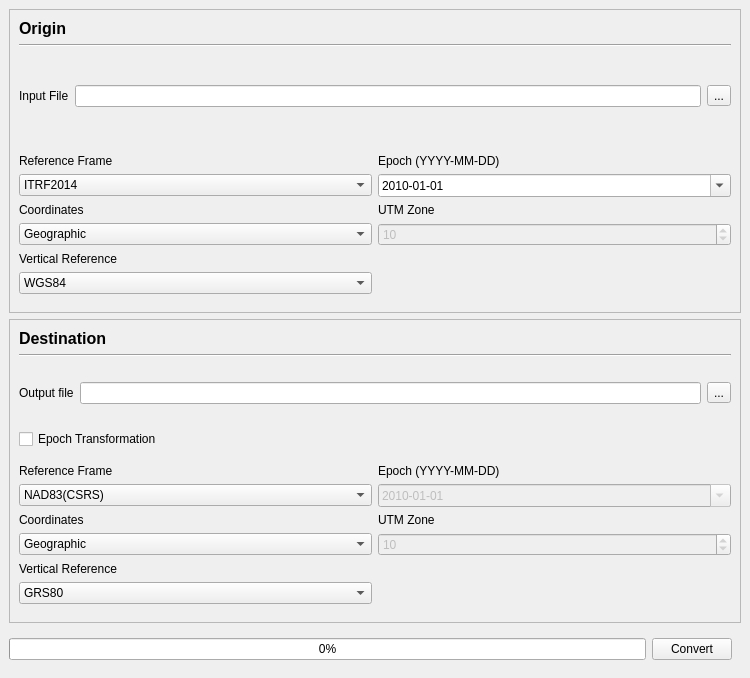
<?xml version="1.0" encoding="UTF-8"?>
<ui version="4.0">
 <class>MainWindow</class>
 <widget class="QMainWindow" name="MainWindow">
  <property name="geometry">
   <rect>
    <x>0</x>
    <y>0</y>
    <width>750</width>
    <height>678</height>
   </rect>
  </property>
  <property name="windowTitle">
   <string>LAS TRX</string>
  </property>
  <widget class="QWidget" name="centralwidget">
   <layout class="QVBoxLayout" name="verticalLayout">
    <item>
     <widget class="QFrame" name="frame_input">
      <property name="frameShape">
       <enum>QFrame::StyledPanel</enum>
      </property>
      <property name="frameShadow">
       <enum>QFrame::Raised</enum>
      </property>
      <layout class="QVBoxLayout" name="verticalLayout_5">
       <item>
        <widget class="QLabel" name="label_input">
         <property name="sizePolicy">
          <sizepolicy hsizetype="Preferred" vsizetype="Fixed">
           <horstretch>0</horstretch>
           <verstretch>0</verstretch>
          </sizepolicy>
         </property>
         <property name="font">
          <font>
           <pointsize>12</pointsize>
           <weight>75</weight>
           <bold>true</bold>
          </font>
         </property>
         <property name="text">
          <string>Origin</string>
         </property>
        </widget>
       </item>
       <item>
        <widget class="Line" name="line_input">
         <property name="orientation">
          <enum>Qt::Horizontal</enum>
         </property>
        </widget>
       </item>
       <item>
        <widget class="QWidget" name="widget_input_file" native="true">
         <layout class="QHBoxLayout" name="horizontalLayout">
          <property name="leftMargin">
           <number>0</number>
          </property>
          <property name="rightMargin">
           <number>0</number>
          </property>
          <item>
           <widget class="QLabel" name="label_input_file">
            <property name="text">
             <string>Input File</string>
            </property>
            <property name="buddy">
             <cstring>lineEdit_input_file</cstring>
            </property>
           </widget>
          </item>
          <item>
           <widget class="QLineEdit" name="lineEdit_input_file"/>
          </item>
          <item>
           <widget class="QToolButton" name="toolButton_input_file">
            <property name="text">
             <string>...</string>
            </property>
           </widget>
          </item>
         </layout>
        </widget>
       </item>
       <item>
        <widget class="QWidget" name="widget_input_options" native="true">
         <layout class="QGridLayout" name="gridLayout">
          <property name="leftMargin">
           <number>0</number>
          </property>
          <property name="rightMargin">
           <number>0</number>
          </property>
          <item row="5" column="1">
           <widget class="QSpinBox" name="spinBox_input_utm_zone">
            <property name="enabled">
             <bool>false</bool>
            </property>
            <property name="minimum">
             <number>7</number>
            </property>
            <property name="maximum">
             <number>22</number>
            </property>
            <property name="value">
             <number>10</number>
            </property>
           </widget>
          </item>
          <item row="5" column="0">
           <widget class="QComboBox" name="comboBox_input_coordinates">
            <item>
             <property name="text">
              <string>Geographic</string>
             </property>
            </item>
            <item>
             <property name="text">
              <string>Cartesian</string>
             </property>
            </item>
            <item>
             <property name="text">
              <string>UTM</string>
             </property>
            </item>
           </widget>
          </item>
          <item row="1" column="0">
           <widget class="QComboBox" name="comboBox_input_reference">
            <property name="currentIndex">
             <number>1</number>
            </property>
            <item>
             <property name="text">
              <string>NAD83(CSRS)</string>
             </property>
            </item>
            <item>
             <property name="text">
              <string>ITRF2014</string>
             </property>
            </item>
            <item>
             <property name="text">
              <string>ITRF2008</string>
             </property>
            </item>
            <item>
             <property name="text">
              <string>ITRF2005</string>
             </property>
            </item>
            <item>
             <property name="text">
              <string>ITRF2000</string>
             </property>
            </item>
            <item>
             <property name="text">
              <string>ITRF97</string>
             </property>
            </item>
            <item>
             <property name="text">
              <string>ITRF96</string>
             </property>
            </item>
            <item>
             <property name="text">
              <string>ITRF94</string>
             </property>
            </item>
            <item>
             <property name="text">
              <string>ITRF93</string>
             </property>
            </item>
            <item>
             <property name="text">
              <string>ITRF92</string>
             </property>
            </item>
            <item>
             <property name="text">
              <string>ITRF91</string>
             </property>
            </item>
            <item>
             <property name="text">
              <string>ITRF90</string>
             </property>
            </item>
            <item>
             <property name="text">
              <string>ITRF89</string>
             </property>
            </item>
            <item>
             <property name="text">
              <string>ITRF88</string>
             </property>
            </item>
           </widget>
          </item>
          <item row="1" column="1">
           <widget class="QDateEdit" name="dateEdit_input_epoch">
            <property name="time">
             <time>
              <hour>16</hour>
              <minute>0</minute>
              <second>0</second>
             </time>
            </property>
            <property name="maximumDateTime">
             <datetime>
              <hour>7</hour>
              <minute>59</minute>
              <second>59</second>
              <year>9998</year>
              <month>1</month>
              <day>3</day>
             </datetime>
            </property>
            <property name="displayFormat">
             <string notr="true">yyyy-MM-dd</string>
            </property>
            <property name="calendarPopup">
             <bool>true</bool>
            </property>
            <property name="timeSpec">
             <enum>Qt::UTC</enum>
            </property>
            <property name="date">
             <date>
              <year>2010</year>
              <month>1</month>
              <day>1</day>
             </date>
            </property>
           </widget>
          </item>
          <item row="0" column="0">
           <widget class="QLabel" name="label_input_reference">
            <property name="text">
             <string>Reference Frame</string>
            </property>
            <property name="buddy">
             <cstring>comboBox_input_reference</cstring>
            </property>
           </widget>
          </item>
          <item row="3" column="1">
           <widget class="QLabel" name="label_input_utm_zone">
            <property name="text">
             <string>UTM Zone</string>
            </property>
            <property name="buddy">
             <cstring>spinBox_input_utm_zone</cstring>
            </property>
           </widget>
          </item>
          <item row="3" column="0">
           <widget class="QLabel" name="label_input_coordinates">
            <property name="text">
             <string>Coordinates</string>
            </property>
            <property name="buddy">
             <cstring>comboBox_input_coordinates</cstring>
            </property>
           </widget>
          </item>
          <item row="0" column="1">
           <widget class="QLabel" name="label_input_epoch">
            <property name="text">
             <string>Epoch (YYYY-MM-DD)</string>
            </property>
            <property name="buddy">
             <cstring>dateEdit_input_epoch</cstring>
            </property>
           </widget>
          </item>
          <item row="6" column="0">
           <widget class="QLabel" name="label_input_vertical_reference">
            <property name="text">
             <string>Vertical Reference</string>
            </property>
            <property name="buddy">
             <cstring>comboBox_input_vertical_reference</cstring>
            </property>
           </widget>
          </item>
          <item row="7" column="0">
           <widget class="QComboBox" name="comboBox_input_vertical_reference">
            <item>
             <property name="text">
              <string>WGS84</string>
             </property>
            </item>
           </widget>
          </item>
         </layout>
        </widget>
       </item>
      </layout>
     </widget>
    </item>
    <item>
     <widget class="QFrame" name="frame_output">
      <property name="frameShape">
       <enum>QFrame::StyledPanel</enum>
      </property>
      <property name="frameShadow">
       <enum>QFrame::Raised</enum>
      </property>
      <layout class="QVBoxLayout" name="verticalLayout_6">
       <item>
        <widget class="QLabel" name="label_output">
         <property name="sizePolicy">
          <sizepolicy hsizetype="Preferred" vsizetype="Fixed">
           <horstretch>0</horstretch>
           <verstretch>0</verstretch>
          </sizepolicy>
         </property>
         <property name="font">
          <font>
           <pointsize>12</pointsize>
           <weight>75</weight>
           <bold>true</bold>
          </font>
         </property>
         <property name="text">
          <string>Destination</string>
         </property>
        </widget>
       </item>
       <item>
        <widget class="Line" name="line_output">
         <property name="orientation">
          <enum>Qt::Horizontal</enum>
         </property>
        </widget>
       </item>
       <item>
        <widget class="QWidget" name="widget_output_file" native="true">
         <layout class="QHBoxLayout" name="horizontalLayout_2">
          <property name="leftMargin">
           <number>0</number>
          </property>
          <property name="rightMargin">
           <number>0</number>
          </property>
          <item>
           <widget class="QLabel" name="label_output_file">
            <property name="text">
             <string>Output file</string>
            </property>
            <property name="buddy">
             <cstring>lineEdit_output_file</cstring>
            </property>
           </widget>
          </item>
          <item>
           <widget class="QLineEdit" name="lineEdit_output_file"/>
          </item>
          <item>
           <widget class="QToolButton" name="toolButton_output_file">
            <property name="text">
             <string>...</string>
            </property>
           </widget>
          </item>
         </layout>
        </widget>
       </item>
       <item>
        <widget class="QCheckBox" name="checkBox_epoch_trans">
         <property name="layoutDirection">
          <enum>Qt::LeftToRight</enum>
         </property>
         <property name="text">
          <string>Epoch Transformation</string>
         </property>
        </widget>
       </item>
       <item>
        <widget class="QWidget" name="widget_output_options" native="true">
         <layout class="QGridLayout" name="gridLayout_2">
          <property name="leftMargin">
           <number>0</number>
          </property>
          <property name="rightMargin">
           <number>0</number>
          </property>
          <property name="verticalSpacing">
           <number>6</number>
          </property>
          <item row="7" column="0">
           <widget class="QLabel" name="label_output_vertical_reference">
            <property name="text">
             <string>Vertical Reference</string>
            </property>
            <property name="buddy">
             <cstring>comboBox_output_vertical_reference</cstring>
            </property>
           </widget>
          </item>
          <item row="3" column="0">
           <widget class="QComboBox" name="comboBox_output_reference">
            <property name="enabled">
             <bool>true</bool>
            </property>
            <item>
             <property name="text">
              <string>NAD83(CSRS)</string>
             </property>
            </item>
            <item>
             <property name="text">
              <string>ITRF2014</string>
             </property>
            </item>
            <item>
             <property name="text">
              <string>ITRF2008</string>
             </property>
            </item>
            <item>
             <property name="text">
              <string>ITRF2005</string>
             </property>
            </item>
            <item>
             <property name="text">
              <string>ITRF2000</string>
             </property>
            </item>
            <item>
             <property name="text">
              <string>ITRF97</string>
             </property>
            </item>
            <item>
             <property name="text">
              <string>ITRF96</string>
             </property>
            </item>
            <item>
             <property name="text">
              <string>ITRF94</string>
             </property>
            </item>
            <item>
             <property name="text">
              <string>ITRF93</string>
             </property>
            </item>
            <item>
             <property name="text">
              <string>ITRF92</string>
             </property>
            </item>
            <item>
             <property name="text">
              <string>ITRF91</string>
             </property>
            </item>
            <item>
             <property name="text">
              <string>ITRF90</string>
             </property>
            </item>
            <item>
             <property name="text">
              <string>ITRF89</string>
             </property>
            </item>
            <item>
             <property name="text">
              <string>ITRF88</string>
             </property>
            </item>
           </widget>
          </item>
          <item row="4" column="0">
           <widget class="QLabel" name="label_output_coordinates">
            <property name="text">
             <string>Coordinates</string>
            </property>
            <property name="buddy">
             <cstring>comboBox_output_coordinates</cstring>
            </property>
           </widget>
          </item>
          <item row="1" column="0">
           <widget class="QLabel" name="label_output_reference">
            <property name="text">
             <string>Reference Frame</string>
            </property>
            <property name="buddy">
             <cstring>comboBox_output_reference</cstring>
            </property>
           </widget>
          </item>
          <item row="1" column="1">
           <widget class="QLabel" name="label_output_epoch">
            <property name="text">
             <string>Epoch (YYYY-MM-DD)</string>
            </property>
            <property name="buddy">
             <cstring>dateEdit_output_epoch</cstring>
            </property>
           </widget>
          </item>
          <item row="5" column="1">
           <widget class="QSpinBox" name="spinBox_output_utm_zone">
            <property name="enabled">
             <bool>false</bool>
            </property>
            <property name="minimum">
             <number>7</number>
            </property>
            <property name="maximum">
             <number>22</number>
            </property>
            <property name="value">
             <number>10</number>
            </property>
            <property name="displayIntegerBase">
             <number>10</number>
            </property>
           </widget>
          </item>
          <item row="3" column="1">
           <widget class="QDateEdit" name="dateEdit_output_epoch">
            <property name="enabled">
             <bool>false</bool>
            </property>
            <property name="time">
             <time>
              <hour>16</hour>
              <minute>0</minute>
              <second>0</second>
             </time>
            </property>
            <property name="displayFormat">
             <string notr="true">yyyy-MM-dd</string>
            </property>
            <property name="calendarPopup">
             <bool>true</bool>
            </property>
            <property name="timeSpec">
             <enum>Qt::UTC</enum>
            </property>
            <property name="date">
             <date>
              <year>2010</year>
              <month>1</month>
              <day>1</day>
             </date>
            </property>
           </widget>
          </item>
          <item row="5" column="0">
           <widget class="QComboBox" name="comboBox_output_coordinates">
            <item>
             <property name="text">
              <string>Geographic</string>
             </property>
            </item>
            <item>
             <property name="text">
              <string>Cartesian</string>
             </property>
            </item>
            <item>
             <property name="text">
              <string>UTM</string>
             </property>
            </item>
           </widget>
          </item>
          <item row="4" column="1">
           <widget class="QLabel" name="label_output_utm_zone">
            <property name="text">
             <string>UTM Zone</string>
            </property>
            <property name="buddy">
             <cstring>spinBox_output_utm_zone</cstring>
            </property>
           </widget>
          </item>
          <item row="8" column="0">
           <widget class="QComboBox" name="comboBox_output_vertical_reference">
            <property name="enabled">
             <bool>true</bool>
            </property>
            <item>
             <property name="text">
              <string>GRS80</string>
             </property>
            </item>
            <item>
             <property name="text">
              <string>CGVD2013/CGG2013a</string>
             </property>
            </item>
            <item>
             <property name="text">
              <string>CGVD2013/CGG2013</string>
             </property>
            </item>
            <item>
             <property name="text">
              <string>CGVD28/HT2_2010v70</string>
             </property>
            </item>
           </widget>
          </item>
         </layout>
        </widget>
       </item>
      </layout>
     </widget>
    </item>
    <item>
     <widget class="QWidget" name="widget_actions" native="true">
      <property name="sizePolicy">
       <sizepolicy hsizetype="Preferred" vsizetype="Fixed">
        <horstretch>0</horstretch>
        <verstretch>0</verstretch>
       </sizepolicy>
      </property>
      <layout class="QHBoxLayout" name="horizontalLayout_4">
       <property name="leftMargin">
        <number>0</number>
       </property>
       <item>
        <widget class="QProgressBar" name="progressBar">
         <property name="value">
          <number>0</number>
         </property>
         <property name="textVisible">
          <bool>true</bool>
         </property>
        </widget>
       </item>
       <item>
        <widget class="QPushButton" name="pushButton_convert">
         <property name="text">
          <string>Convert</string>
         </property>
        </widget>
       </item>
      </layout>
     </widget>
    </item>
   </layout>
  </widget>
 </widget>
 <tabstops>
  <tabstop>lineEdit_input_file</tabstop>
  <tabstop>toolButton_input_file</tabstop>
  <tabstop>comboBox_input_reference</tabstop>
  <tabstop>dateEdit_input_epoch</tabstop>
  <tabstop>comboBox_input_coordinates</tabstop>
  <tabstop>spinBox_input_utm_zone</tabstop>
  <tabstop>comboBox_input_vertical_reference</tabstop>
  <tabstop>lineEdit_output_file</tabstop>
  <tabstop>toolButton_output_file</tabstop>
  <tabstop>comboBox_output_reference</tabstop>
  <tabstop>dateEdit_output_epoch</tabstop>
  <tabstop>comboBox_output_coordinates</tabstop>
  <tabstop>spinBox_output_utm_zone</tabstop>
  <tabstop>comboBox_output_vertical_reference</tabstop>
  <tabstop>pushButton_convert</tabstop>
 </tabstops>
 <resources/>
 <connections/>
</ui>
